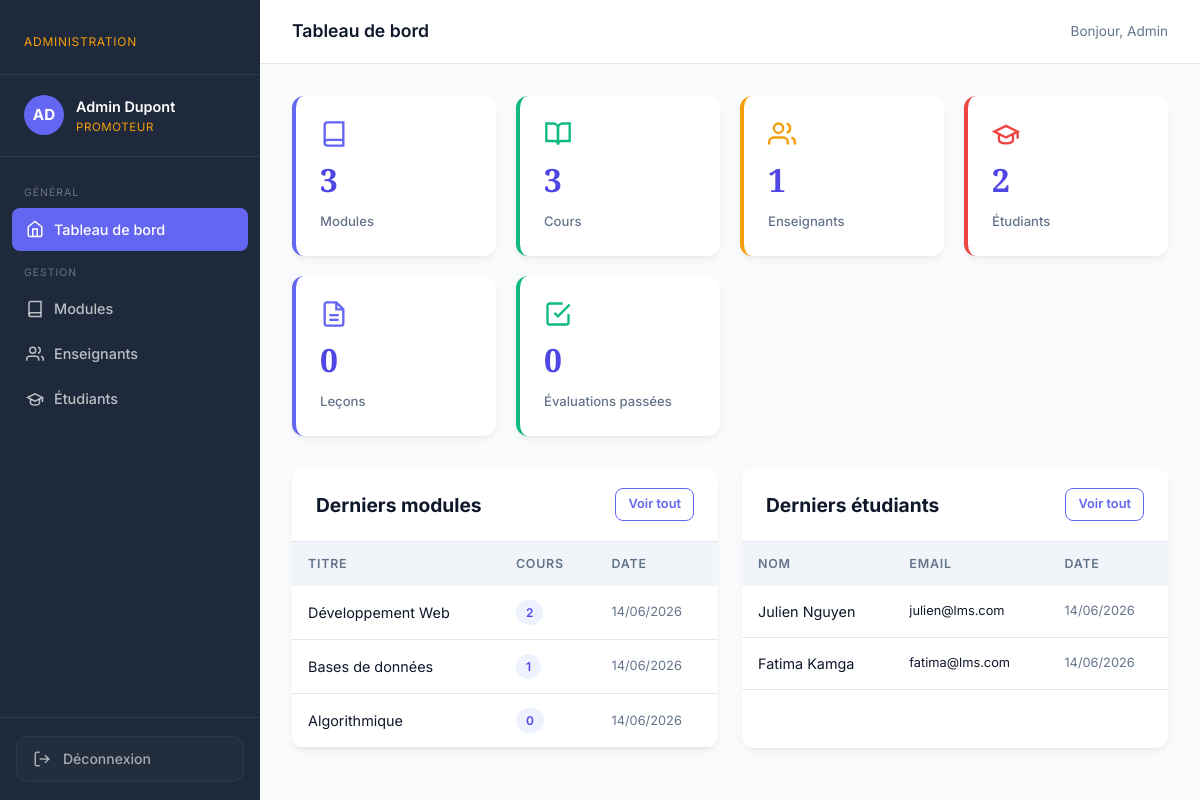
Page /admin/dashboard.php (signed in) on the committed database.
### tables this page shows
CREATE TABLE users (
    id          INT AUTO_INCREMENT PRIMARY KEY,
    nom         VARCHAR(100)  NOT NULL,
    prenom      VARCHAR(100)  NOT NULL,
    email       VARCHAR(191)  NOT NULL UNIQUE,
    password    VARCHAR(255)  NOT NULL,
    role        ENUM('admin','teacher','student') NOT NULL DEFAULT 'student',
    avatar      VARCHAR(255)  DEFAULT NULL,
    created_at  DATETIME      DEFAULT CURRENT_TIMESTAMP,
    updated_at  DATETIME      DEFAULT CURRENT_TIMESTAMP ON UPDATE CURRENT_TIMESTAMP
);

### admin/dashboard.php (the view, shortened to what this page needs)
<?php
$db = getDB();
$stats = [
  'modules'  => $db->query("SELECT COUNT(*) FROM modules")->fetchColumn(),
  'courses'  => $db->query("SELECT COUNT(*) FROM courses")->fetchColumn(),
  'teachers' => $db->query("SELECT COUNT(*) FROM users WHERE role='teacher'")->fetchColumn(),
  'students' => $db->query("SELECT COUNT(*) FROM users WHERE role='student'")->fetchColumn(),
  'lessons'  => $db->query("SELECT COUNT(*) FROM lessons")->fetchColumn(),
  'results'  => $db->query("SELECT COUNT(*) FROM results")->fetchColumn(),
];
$recentStudents = $db->query(
  "SELECT nom, prenom, email, created_at FROM users WHERE role='student' ORDER BY created_at DESC LIMIT 6"
)->fetchAll();
$recentModules = $db->query(
  "SELECT m.titre, m.created_at, u.prenom, u.nom,
          (SELECT COUNT(*) FROM courses WHERE module_id=m.id) AS nb_courses
   FROM modules m JOIN users u ON u.id=m.created_by ORDER BY m.created_at DESC LIMIT 5"
)->fetchAll();
?>
<!DOCTYPE html>
<html lang="fr">
<head>
  <link rel="stylesheet" href="../assets/css/style.css">
</head>
<body>
<div class="shell">
  <?php include '../includes/sidebar_admin.php'; ?>
  <div class="main-content">
    <header class="topbar">
      <span class="topbar-title">Tableau de bord</span>
      <div class="topbar-right">
        <span class="topbar-greeting">Bonjour, <?= htmlspecialchars($_SESSION['prenom']) ?></span>
      </div>
    </header>
    <main class="page-body">
      <div class="stats-grid">
        <div class="stat-card">
          <div class="stat-icon">
            <svg viewBox="0 0 24 24"><path d="M4 19.5A2.5 2.5 0 0 1 6.5 17H20"></path><path d="M6.5 2H20v20H6.5A2.5 2.5 0 0 1 4 19.5v-15A2.5 2.5 0 0 1 6.5 2z"></path></svg>
          </div>
          <div class="stat-value"><?= $stats['modules'] ?></div>
          <div class="stat-label">Modules</div>
        </div>
        <div class="stat-card accent-green">
          <div class="stat-icon">
            <svg viewBox="0 0 24 24"><path d="M2 3h6a4 4 0 0 1 4 4v14a3 3 0 0 0-3-3H2z"></path><path d="M22 3h-6a4 4 0 0 0-4 4v14a3 3 0 0 1 3-3h7z"></path></svg>
          </div>
          <div class="stat-value"><?= $stats['courses'] ?></div>
          <div class="stat-label">Cours</div>
        </div>
        <div class="stat-card accent-amber">
          <div class="stat-icon">
            <svg viewBox="0 0 24 24"><path d="M17 21v-2a4 4 0 0 0-4-4H5a4 4 0 0 0-4 4v2"></path><circle cx="9" cy="7" r="4"></circle><path d="M23 21v-2a4 4 0 0 0-3-3.87"></path><path d="M16 3.13a4 4 0 0 1 0 7.75"></path></svg>
          </div>
          <div class="stat-value"><?= $stats['teachers'] ?></div>
          <div class="stat-label">Enseignants</div>
        </div>
        <div class="stat-card accent-red">
          <div class="stat-icon">
            <svg viewBox="0 0 24 24"><path d="M22 10v6M2 10l10-5 10 5-10 5z"></path><path d="M6 12v5c0 2 2 3 6 3s6-1 6-3v-5"></path></svg>
          </div>
          <div class="stat-value"><?= $stats['students'] ?></div>
          <div class="stat-label">Étudiants</div>
        </div>
        <div class="stat-card">
          <div class="stat-icon">
            <svg viewBox="0 0 24 24"><path d="M14 2H6a2 2 0 0 0-2 2v16a2 2 0 0 0 2 2h12a2 2 0 0 0 2-2V8z"></path><polyline points="14 2 14 8 20 8"></polyline><line x1="16" y1="13" x2="8" y2="13"></line><line x1="16" y1="17" x2="8" y2="17"></line></svg>
          </div>
          <div class="stat-value"><?= $stats['lessons'] ?></div>
          <div class="stat-label">Leçons</div>
        </div>
        <div class="stat-card accent-green">
          <div class="stat-icon">
            <svg viewBox="0 0 24 24"><polyline points="9 11 12 14 22 4"></polyline><path d="M21 12v7a2 2 0 0 1-2 2H5a2 2 0 0 1-2-2V5a2 2 0 0 1 2-2h11"></path></svg>
          </div>
          <div class="stat-value"><?= $stats['results'] ?></div>
          <div class="stat-label">Évaluations passées</div>
        </div>
      </div>
      <div style="display:grid;grid-template-columns:1fr 1fr;gap:24px;flex-wrap:wrap;">
        <div class="card">
          <div class="card-header">
            <h3>Derniers modules</h3>
            <a href="modules.php" class="btn btn-ghost btn-sm">Voir tout</a>
          </div>
          <div class="table-wrap">
            <table>
              <thead><tr><th>Titre</th><th>Cours</th><th>Date</th></tr></thead>
              <tbody>
              <?php foreach ($recentModules as $m): ?>
                <tr>
                  <td><?= htmlspecialchars($m['titre']) ?></td>
                  <td><span class="badge badge-blue"><?= $m['nb_courses'] ?></span></td>
                  <td class="text-muted" style="font-size:.8rem;"><?= date('d/m/Y', strtotime($m['created_at'])) ?></td>
                </tr>
              <?php endforeach; ?>
              </tbody>
            </table>
          </div>
        </div>
        <div class="card">
          <div class="card-header">
            <h3>Derniers étudiants</h3>
            <a href="students.php" class="btn btn-ghost btn-sm">Voir tout</a>
          </div>
          <div class="table-wrap">
            <table>
              <thead><tr><th>Nom</th><th>Email</th><th>Date</th></tr></thead>
              <tbody>
              <?php foreach ($recentStudents as $s): ?>
                <tr>
                  <td><?= htmlspecialchars($s['prenom'] . ' ' . $s['nom']) ?></td>
                  <td style="font-size:.8rem;"><?= htmlspecialchars($s['email']) ?></td>
                  <td class="text-muted" style="font-size:.8rem;"><?= date('d/m/Y', strtotime($s['created_at'])) ?></td>
                </tr>
              <?php endforeach; ?>
              </tbody>
            </table>
          </div>
        </div>
      </div>
    </main>
  </div>
</div>
</body>
</html>

### assets/css/style.css (style rules this page uses)
:root { --primary: #4F46E5; --primary-light: #6366F1; --primary-dark: #0F172A; --sidebar-bg: #1E293B; --accent: #F59E0B; --accent-dark: #D97706; --success: #10B981; --danger: #EF4444; --warn: #F59E0B; --bg: #F8FAFC; --surface: #FFFFFF; --surface2: #F1F5F9; --border: #E2E8F0; --text: #0F172A; --text-muted: #64748B; --sidebar-w: 260px; --radius: 12px; --shadow: 0 4px 6px -1px rgba(0, 0, 0, 0.05), 0 2px 4px -2px rgba(0, 0, 0, 0.05); --shadow-lg: 0 10px 15px -3px rgba(0, 0, 0, 0.07), 0 4px 6px -4px rgba(0, 0, 0, 0.07); --transition: 0.2s cubic-bezier(0.4, 0, 0.2, 1); }
*, *::before, *::after { box-sizing: border-box; margin: 0; padding: 0; }
html { font-size: 16px; scroll-behavior: smooth; }
body { font-family: 'Inter', system-ui, sans-serif; background: var(--bg); color: var(--text); line-height: 1.6; min-height: 100vh; }
a { color: inherit; text-decoration: none; }
h1, h2, h3 { font-family: 'Inter', serif; line-height: 1.25; }
h3 { font-size: 1.2rem; }
.shell { display: flex; min-height: 100vh; }
.main-content { margin-left: var(--sidebar-w); flex: 1; display: flex; flex-direction: column; min-height: 100vh; }
.topbar { background: var(--surface); border-bottom: 1px solid var(--border); padding: 0 32px; height: 64px; display: flex; align-items: center; justify-content: space-between; position: sticky; top: 0; z-index: 50; }
.topbar-title { font-size: 1.1rem; font-weight: 600; }
.topbar-right { display: flex; align-items: center; gap: 16px; }
.topbar-greeting { font-size: .85rem; color: var(--text-muted); }
.page-body { padding: 32px; flex: 1; }
.stats-grid { display: grid; grid-template-columns: repeat(auto-fit, minmax(200px, 1fr)); gap: 20px; margin-bottom: 32px; }
.stat-card { background: var(--surface); border-radius: var(--radius); padding: 24px; box-shadow: var(--shadow); border-left: 4px solid var(--primary-light); display: flex; flex-direction: column; gap: 6px; }
.stat-card.accent-green { border-color: var(--success); }
.stat-card.accent-amber { border-color: var(--accent); }
.stat-card.accent-red { border-color: var(--danger); }
.stat-card .stat-icon svg { width: 28px; height: 28px; stroke: var(--primary-light); fill: none; stroke-width: 2; display: block; }
.stat-card.accent-green .stat-icon svg { stroke: var(--success); }
.stat-card.accent-amber .stat-icon svg { stroke: var(--accent); }
.stat-card.accent-red .stat-icon svg { stroke: var(--danger); }
.stat-card .stat-value { font-size: 2rem; font-weight: 700; color: var(--primary); font-family: 'Playfair Display', serif; }
.stat-card .stat-label { font-size: .82rem; color: var(--text-muted); font-weight: 500; }
.card { background: var(--surface); border-radius: var(--radius); box-shadow: var(--shadow); overflow: hidden; }
.card-header { padding: 20px 24px; border-bottom: 1px solid var(--border); display: flex; align-items: center; justify-content: space-between; flex-wrap: wrap; gap: 12px; }
.card-header h2, .card-header h3 { margin: 0; }
.table-wrap { overflow-x: auto; }
table { width: 100%; border-collapse: collapse; }
thead th { background: var(--surface2); padding: 12px 16px; text-align: left; font-size: .78rem; text-transform: uppercase; letter-spacing: .06em; color: var(--text-muted); font-weight: 600; }
tbody tr { border-bottom: 1px solid var(--border); transition: background var(--transition); }
tbody td { padding: 14px 16px; font-size: .9rem; }
.badge { display: inline-block; padding: 3px 10px; border-radius: 99px; font-size: .75rem; font-weight: 600; }
.badge-blue { background: #EEF2FF; color: var(--primary); }
.btn { display: inline-flex; align-items: center; gap: 6px; padding: 9px 20px; border-radius: 8px; font-size: .875rem; font-weight: 600; border: none; transition: var(--transition); white-space: nowrap; }
.btn-ghost { background: transparent; color: var(--primary-light); border: 1.5px solid var(--primary-light); }
.btn-sm { padding: 5px 12px; font-size: .8rem; }
.text-muted { color: var(--text-muted); }

### rows in the picture
users: prenom+nom "Julien Nguyen", email "julien@lms.com", created_at "14/06/2026"
users: prenom+nom "Fatima Kamga", email "fatima@lms.com", created_at "14/06/2026"

### other values in the picture
$initial "AD"
$user['prenom'] . ' ' . $user['nom'] "Admin Dupont"
$_SESSION['prenom'] "Admin"
$stats['modules'] "3"
$stats['courses'] "3"
$stats['teachers'] "1"
$stats['students'] "2"
$stats['lessons'] "0"
$stats['results'] "0"
$m['titre'] "Développement Web"
$m['nb_courses'] "2"
date('d/m/Y', strtotime($m['created_at'])) "14/06/2026"
$m['titre'] "Bases de données"
$m['nb_courses'] "1"
$m['titre'] "Algorithmique"
